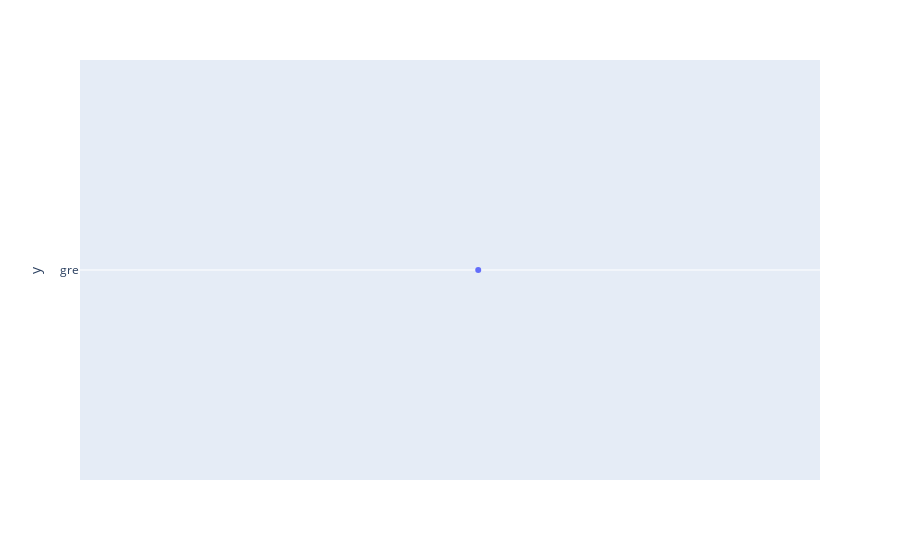

The notebook cell this image was saved under:
### Markdown cell above
### Plot a strip plot to check for outliers

 - Run the cell below and see the error message
 - Correct the error(s) and run cell again

### Code cell
import plotly.express as px

fig = px.strip(y=['gre']) ## error in wrong dataframe or column 
fig.show()

### Figure 1 — Plotly figure (JSON) as saved in the notebook; plotly's stock layout.template omitted (floating-point values rounded to 4 significant figures)
{"data": [{"alignmentgroup": "True", "boxpoints": "all", "fillcolor": "rgba(255,255,255,0)", "hoveron": "points", "hovertemplate": "y=%{y}<extra></extra>", "legendgroup": "", "line": {"color": "rgba(255,255,255,0)"}, "marker": {"color": "#636efa"}, "name": "", "offsetgroup": "", "orientation": "v", "pointpos": 0, "showlegend": false, "type": "box", "x0": " ", "xaxis": "x", "y": ["gre"], "y0": " ", "yaxis": "y"}], "layout": {"boxmode": "group", "legend": {"tracegroupgap": 0}, "margin": {"t": 60}, "xaxis": {"anchor": "y", "domain": [0, 1]}, "yaxis": {"anchor": "x", "domain": [0, 1], "title": {"text": "y"}}}}
